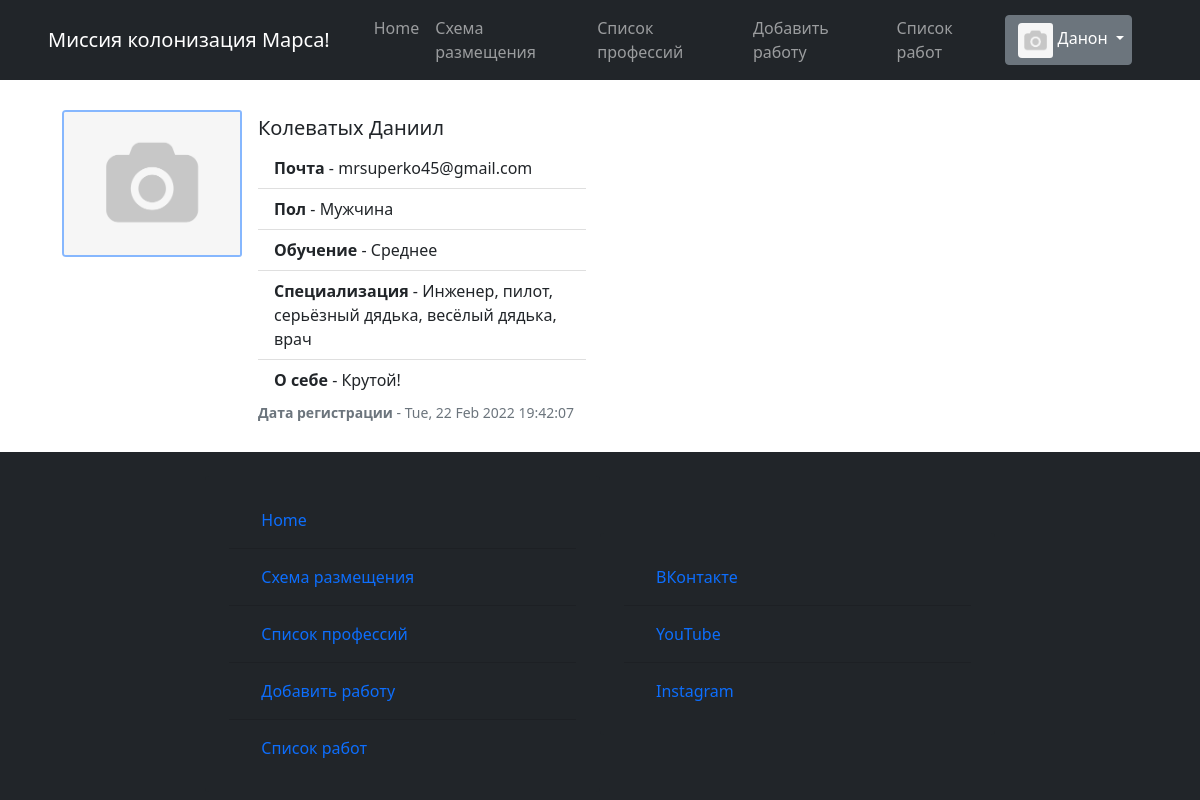
The page /profile/mrsuperko45@gmail.com (signed in) on the database its author committed.
### static/data/users.py (models this page shows, shortened)
class User(SqlAlchemyBase, UserMixin):
    __tablename__ = 'users'
    id = sqlalchemy.Column(sqlalchemy.Integer,
                           primary_key=True, autoincrement=True)
    surname = sqlalchemy.Column(sqlalchemy.String, nullable=True)
    name = sqlalchemy.Column(sqlalchemy.String, nullable=True)
    sex = sqlalchemy.Column(sqlalchemy.String, nullable=True)
    email = sqlalchemy.Column(sqlalchemy.String,
                              index=True, unique=True, nullable=True)
    hashed_password = sqlalchemy.Column(sqlalchemy.String, nullable=True)
    studying = sqlalchemy.Column(sqlalchemy.String, nullable=True)
    professions = sqlalchemy.Column(sqlalchemy.String, nullable=True)
    about = sqlalchemy.Column(sqlalchemy.String, nullable=True)
    created_date = sqlalchemy.Column(sqlalchemy.String, nullable=True)
    image_link = sqlalchemy.Column(sqlalchemy.String, nullable=True)
    disk_path = sqlalchemy.Column(sqlalchemy.String, nullable=True)

### runner.py (the view)
@app.route('/profile/<email>', methods=['POST', 'GET'])
def answer(email):
    db_sess = db_session.create_session()
    user = db_sess.query(User).filter(User.email == email).first()
    return render_template('html/auto_answer.html',
                           title='Профиль',
                           image=image,
                           params=user,
                           menu_bar_title='Миссия колонизация Марса!', )

### runner.py (called while the page is built)
@login_manager.user_loader
def load_user(user_id):
    db_sess = db_session.create_session()
    return db_sess.query(User).get(user_id)

### static/data/db_session.py (called while the page is built)
def create_session() -> Session:
    global __factory
    return __factory()

### templates/html/auto_answer.html
{% extends "html/base.html" %}
{% block content %}
    <div class="card mb-3 profile-card" style="max-width: 540px;">
        <div class="row g-0">
            <div class="col-md-4">
                {% if image %}
                    <img src="{{ url_for('static', filename=image) }}" class="img-fluid rounded-start profile-card-img"
                         alt="Упс... Что-то пошло не так!">
                {% else %}
                    <img src="{{ url_for('static', filename='/images/avatars/no_avatar.png') }}"
                         class="img-fluid rounded-start profile-card-img" alt="Упс... Что-то пошло не так!">
                {% endif %}
            </div>
        <div class="col-md-8 profile-card-info">
            <div class="card-body">
                <h5 class="card-title">{{ params.surname }} {{ params.name }}</h5>
                <div class="card-text">
                    <ul class="list-group list-group-flush">
                        <li class="list-group-item"><b>Почта</b> - {{ params.email }}</li>
                        <li class="list-group-item"><b>Пол</b> - {{ params.sex }}</li>
                        <li class="list-group-item"><b>Обучение</b> - {{ params.studying }}</li>
                        <li class="list-group-item"><b>Специализация</b> - {{ params.professions.lower().capitalize() }}</li>
                        <li class="list-group-item"><b>О себе</b> - {{ params.about }}</li>
                    </ul>
                </div>
                <p class="card-text"><small class="text-muted"><b>Дата регистрации</b> - {{ params.created_date }}</small></p>
            </div>
        </div>
        </div>
    </div>
{% endblock %}

### templates/html/base.html (shortened to what this page needs)
<!doctype html>
<html lang="en">
<head>
    <link rel="stylesheet"
          href="https://stackpath.bootstrapcdn.com/bootstrap/4.4.1/css/bootstrap.min.css"
>
    <link rel="stylesheet" href="../../static/css/professions.css">
    <link rel="stylesheet" href="../../static/css/index.css">
    <link rel="stylesheet" href="../../static/css/bar.css">
    <link rel="stylesheet" href="../../static/bootstrap-5.1.3-dist/css/bootstrap.css">
    <link rel="stylesheet" href="../../static/bootstrap-5.1.3-dist/css/bootstrap-grid.css">
    <link rel="stylesheet" href="../../static/bootstrap-5.1.3-dist/css/bootstrap-reboot.css">
    <link rel="stylesheet" href="../../static/bootstrap-5.1.3-dist/css/bootstrap-utilities.css">
    <link rel="stylesheet" href="../../static/css/professions.css">
    <link rel="stylesheet" href="../../static/css/index.css">
    <link rel="stylesheet" href="../../static/css/bar.css">
</head>
<body>
<div class="wrapper">
    <header>
    <nav class="navbar navbar-expand-lg navbar-dark bg-dark text-white">
        <div class="container-fluid">
            <a class="navbar-brand" href="/homepage">{{ menu_bar_title }}</a>
            <div class="collapse navbar-collapse" id="navbarSupportedContent">
                <ul class="navbar-nav me-auto mb-2 mb-lg-0">
                    <li class="nav-item">
                        <a class="nav-link" aria-current="page" href="/homepage">Home</a>
                    </li>
                    <li class="nav-item">
                        <a class="nav-link" href="/distribution">Схема размещения</a>
                    </li>
                    <li class="nav-item">
                        <a class="nav-link" href="/list_prof/ul">Список профессий</a>
                    </li>
                    <li class="nav-item">
                        <a class="nav-link" href="/create_job">Добавить работу</a>
                    </li>
                    <li class="nav-item">
                        <a class="nav-link" href="/job_list">Список работ</a>
                    </li>
                </ul>
                {% if current_user.is_authenticated %}
                    <div class="dropdown-navbar user-navbar">
                        <div class="btn-group">
                            <button type="button" class="btn btn-secondary dropdown-toggle" data-bs-toggle="dropdown"
                                    href="#" role="button" aria-expanded="false" id="user">
                                <span>
                                    {% if image %}
                                        <img src="{{ url_for('static', filename=image) }}"
                                             class="img-fluid rounded-start profile-card-img miniature-pic"
                                             alt="">
                                    {% else %}
                                        <img src="{{ url_for('static', filename='/images/avatars/no_avatar.png') }}"
                                             class="img-fluid rounded-start profile-card-img miniature-pic"
                                             alt="">
                                    {% endif %}
                                </span>
                                {{ current_user.name }}
                            </button>
                        </div>
                    </div>
                {% else %}
                    <form class="d-flex">
                        <a class="nav-brand" href="/login"><button class="btn btn-outline-success me-2" type="button">Войти</button></a>
                        <a class="nav-brand" href="/register"><button class="btn btn-outline-success me-2" type="button">Зарегистрироваться</button></a>
                    </form>
                {% endif %}
            </div>
        </div>
    </nav>
</header>
<main role="main" class="container">
    {% block content %}{% endblock %}
</main>
<footer class="navbar navbar-dark bg-dark navbar-footer row g-3" id="footer">
    <div class="card bg-dark col-md-4 footer-column">
        <div class="card-body">
            <form class="form-footer" method="post" novalidate>
                <ul class="list-group list-group-flush bg-dark">
                    <li class="list-group-item bg-dark">
                        <a class="nav-link" aria-current="page" href="/homepage">Home</a>
                    </li>
                    <li class="list-group-item bg-dark">
                        <a class="nav-link" href="/distribution">Схема размещения</a>
                    </li>
                    <li class="list-group-item bg-dark">
                        <a class="nav-link" href="/list_prof/ul">Список профессий</a>
                    </li>
                    <li class="list-group-item bg-dark">
                        <a class="nav-link" href="/create_job">Добавить работу</a>
                    </li>
                    <li class="list-group-item bg-dark">
                        <a class="nav-link" href="/job_list">Список работ</a>
                    </li>
                </ul>
            </form>
        </div>
    </div>
    <div class="card bg-dark col-md-4 footer-column">
        <div class="card-body">
            <form class="form-footer" method="post" novalidate>
                <ul class="list-group list-group-flush bg-dark">
                    <li class="list-group-item bg-dark">
                        <a class="nav-link" aria-current="page" href="https://m.vk.com/daniilkolevatykh"
                           target="_blank">ВКонтакте</a>
                    </li>
                    <li class="list-group-item bg-dark">
                        <a class="nav-link" href="https://www.youtube.com/channel/UCYcTAs_MR2JaN-LxTlDMQxA"
                           target="_blank">YouTube</a>
                    </li>
                    <li class="list-group-item bg-dark">
                        <a class="nav-link" href="https://www.instagram.com/daniil_kolevatykh/"
                           target="_blank">Instagram</a>
                    </li>
                </ul>
            </form>
        </div>
    </div>
</footer>
</div>
</body>
</html>

### static/css/index.css (style rules this page uses)
.dropdown-navbar { padding-right: 40px; }
* { margin: 0; padding: 0; }
html, body { height: 100%; }
.wrapper { height: 100%; display: flex; flex-direction: column; }
main { flex: 1 1 auto; }
.footer-column { border: none; vertical-align: top; }
.profile-card { margin: 20px; border: none; }
.profile-card-img { margin-top: 10px; border: 2px solid #86b7fe; border-radius: 3px; }
.miniature-pic { margin-top: 1px; border: none; image-rendering: auto; width: 35px; height: 35px; object-fit: cover; }

### static/css/bar.css (style rules this page uses)
.navbar-brand { alignment: center; padding-left: 20px; padding-right: 20px; }

### rows shown on the page
User: name "Данон"
User: surname "Колеватых", name "Даниил", email "mrsuperko45@gmail.com", sex "Мужчина", studying "Среднее", professions "Инженер, пилот, серьёзный дядька, весёлый дядька, врач", about "Крутой!", created_date "Tue, 22 Feb 2022 19:42:07"

### other values the page prints
{{ menu_bar_title }} "Миссия колонизация Марса!"
